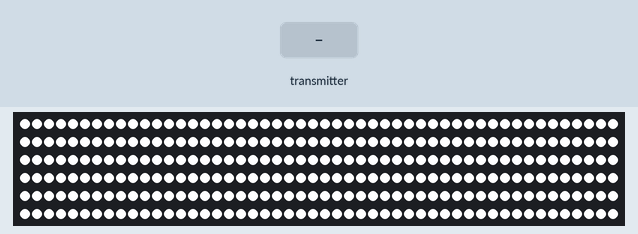
The program below on a simulated ESP32-S3. Shown: 300 RGB LEDs in strip order, left to right, continuing on the next row. The test bench sets the inputs (shaded band). What the program prints to the serial monitor is not drawn.

Above: at 1.2 s.
1.3 s: the transmitter starts sending led_state = 0
Timing chart, 0 to 4.3 s (numbered marks = the images above; inputs shaded):
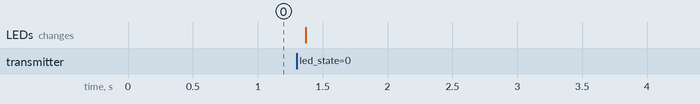

The program:

main.cpp
```cpp
#include <Arduino.h>
#include <atomic>
#include <esp_now.h>
#include <stripLED.hpp>
#include <WiFi.h>

#define REAR_CONTROLLER
const uint16_t num_leds = 300;

#ifdef FRONT_CONTROLLER
  uint8_t host_mac_addr[] = {0xDC, 0x54, 0x75, 0xF1, 0xE2, 0x20};
#endif

#ifdef REAR_CONTROLLER
  uint8_t host_mac_addr[] = {0xDC, 0x54, 0x75, 0xF1, 0xE2, 0x38};
#endif

typedef struct led_data_t
{
  uint8_t led_state;
  uint8_t led_brightness;
} led_data_t;

esp_now_peer_info_t host_info;

LED::led_state_t DEFAULT_STARTUP_STATE = LED::led_state_t::white;

void on_receive_callback(const uint8_t *mac_addr, const uint8_t *data, int data_len)
{
  led_data_t data_recieved;
  memcpy(&data_recieved, data, sizeof(data));
  LED::setState(static_cast<LED::led_state_t>(data_recieved.led_state));
  LED::setBrightness(data_recieved.led_brightness);

  Serial.printf("State: %i, Brightness: %i \n", data_recieved.led_state, data_recieved.led_brightness);
}

esp_now_peer_info_t peer_information;;

void setup()
{
  Serial.begin(115200);

  LED::startLEDs(num_leds);
  LED::setState(DEFAULT_STARTUP_STATE);

  WiFi.mode(WIFI_STA);

  if (esp_now_init() != ESP_OK)
  {
    //Safety, if ESPNOW fails, LEDs will stil run in white state
    Serial.println("Error initializing ESP-NOW");
    vTaskDelay(3000);
  }

  esp_now_register_recv_cb(on_receive_callback);

  memcpy(peer_information.peer_addr, &host_mac_addr, sizeof(host_mac_addr));
  peer_information.channel = 0;
  peer_information.encrypt = false;
  esp_now_add_peer(&peer_information);
}

void loop()
{
  vTaskSuspend(NULL);
}
```
